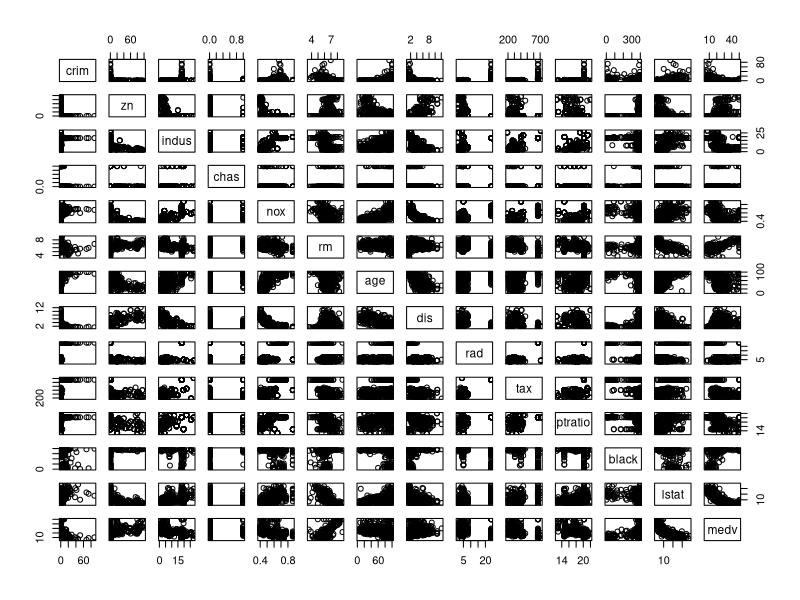
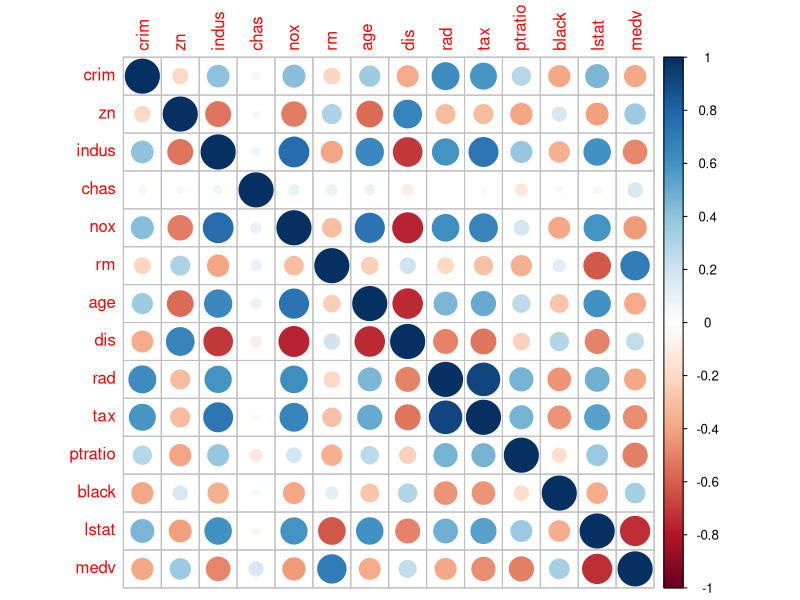
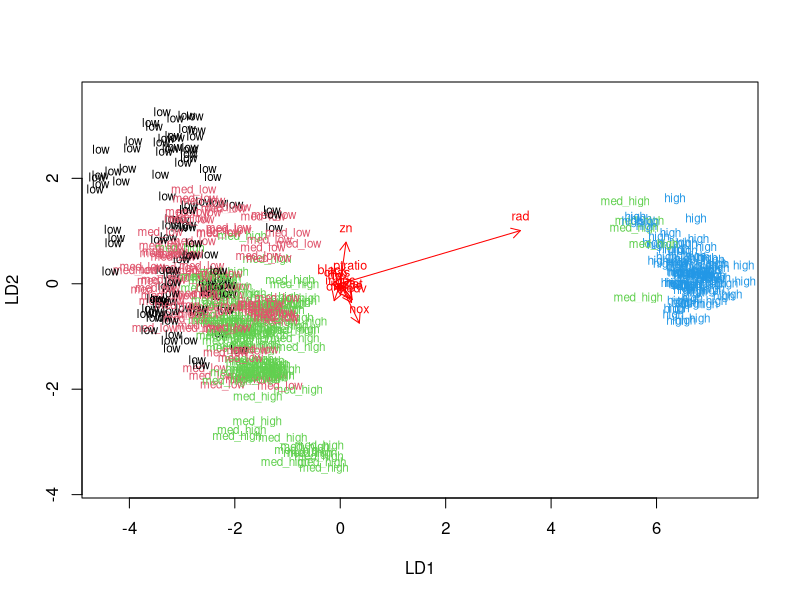

These figures' R source, in order:
## ---- chunk 1

## ---- chunk 2
library(MASS)
library(tidyr)
library(corrplot)
data("Boston")
str(Boston)
dim(Boston)
summary(Boston)
## ---- chunk 3
Boston_pairs <- pairs(Boston)
cor_matrix <- cor(Boston)
cor_matrix
corrplot(cor_matrix, method="circle")
## ---- chunk 4
boston_scaled <- scale(Boston)
summary(boston_scaled)
class(boston_scaled)
boston_scaled <- as.data.frame(boston_scaled)
bins <- quantile(boston_scaled$crim)
label_cr <- c("low", "med_low", "med_high", "high")
crime <- cut(boston_scaled$crim, breaks = bins, include.lowest = TRUE, labels = label_cr)
table(crime)
boston_scaled <- dplyr::select(boston_scaled, -crim)
boston_scaled <- data.frame(boston_scaled, crime)
## ---- chunk 5
n <- nrow(boston_scaled)
ind <- sample(n,  size = n * 0.8)
train <- boston_scaled[ind,]
test <- boston_scaled[-ind,]
correct_classes <- test$crime
test <- dplyr::select(test, -crime)
## ---- chunk 6
colnames(boston_scaled)
lda.fit <- lda(crime  ~ zn + indus + chas + nox + rm + age + dis + rad + tax + ptratio + black + lstat + medv, data = train)

lda.fit

lda.arrows <- function(x, myscale = 1, arrow_heads = 0.1, color = "red", tex = 0.75, choices = c(1,2)){
  heads <- coef(x)
  arrows(x0 = 0, y0 = 0, 
         x1 = myscale * heads[,choices[1]], 
         y1 = myscale * heads[,choices[2]], col=color, length = arrow_heads)
  text(myscale * heads[,choices], labels = row.names(heads), 
       cex = tex, col=color, pos=3)
}

classes <- as.numeric(train$crime)
plot(lda.fit, dimen = 2, col = classes, pch = classes)
lda.arrows(lda.fit, myscale = 1)
